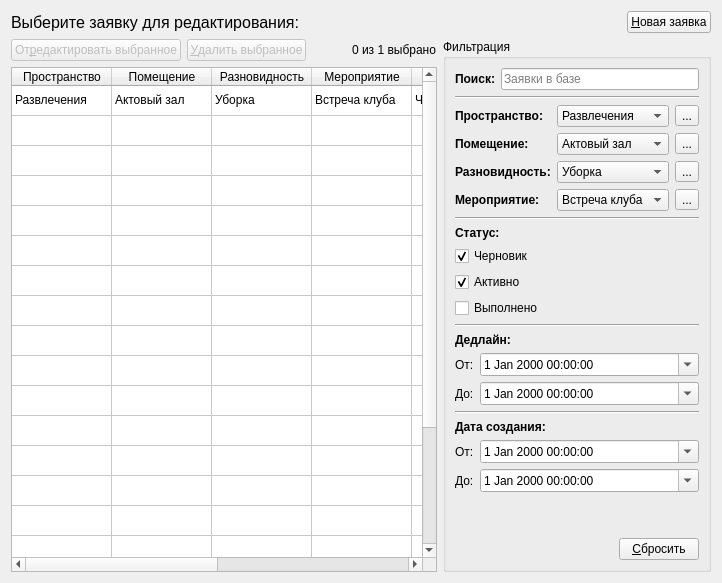
      <widget class="QWidget" name="requestsTab">
       <attribute name="icon">
        <iconset>
         <normaloff>resourses/work.png</normaloff>resourses/work.png</iconset>
       </attribute>
       <attribute name="title">
        <string>&amp;Заявки</string>
       </attribute>
       <layout class="QGridLayout" name="gridLayout">
        <item row="0" column="0">
         <layout class="QHBoxLayout" name="horizontalLayout_14">
          <item>
           <widget class="QLabel" name="label_6">
            <property name="font">
             <font>
              <pointsize>12</pointsize>
             </font>
            </property>
            <property name="text">
             <string>Выберите заявку для редактирования:</string>
            </property>
           </widget>
          </item>
          <item>
           <spacer name="horizontalSpacer_5">
            <property name="orientation">
             <enum>Qt::Horizontal</enum>
            </property>
            <property name="sizeHint" stdset="0">
             <size>
              <width>40</width>
              <height>20</height>
             </size>
            </property>
           </spacer>
          </item>
          <item>
           <widget class="QPushButton" name="pushButton_4">
            <property name="text">
             <string>&amp;Новая заявка</string>
            </property>
            <property name="icon">
             <iconset>
              <normaloff>resourses/create.png</normaloff>resourses/create.png</iconset>
            </property>
           </widget>
          </item>
         </layout>
        </item>
        <item row="2" column="0">
         <layout class="QHBoxLayout" name="horizontalLayout_8">
          <item>
           <layout class="QVBoxLayout" name="verticalLayout_6">
            <item>
             <layout class="QHBoxLayout" name="horizontalLayout_9">
              <item>
               <widget class="QPushButton" name="pushButton_5">
                <property name="enabled">
                 <bool>false</bool>
                </property>
                <property name="text">
                 <string>От&amp;редактировать выбранное</string>
                </property>
                <property name="icon">
                 <iconset>
                  <normaloff>resourses/edit.png</normaloff>resourses/edit.png</iconset>
                </property>
               </widget>
              </item>
              <item>
               <widget class="QPushButton" name="pushButton_6">
                <property name="enabled">
                 <bool>false</bool>
                </property>
                <property name="text">
                 <string>&amp;Удалить выбранное</string>
                </property>
                <property name="icon">
                 <iconset>
                  <normaloff>resourses/delete.png</normaloff>resourses/delete.png</iconset>
                </property>
               </widget>
              </item>
              <item>
               <spacer name="horizontalSpacer_3">
                <property name="orientation">
                 <enum>Qt::Horizontal</enum>
                </property>
                <property name="sizeHint" stdset="0">
                 <size>
                  <width>40</width>
                  <height>20</height>
                 </size>
                </property>
               </spacer>
              </item>
              <item>
               <widget class="QLabel" name="label_16">
                <property name="text">
                 <string>0 из 1 выбрано</string>
                </property>
               </widget>
              </item>
             </layout>
            </item>
            <item>
             <widget class="QTableWidget" name="tableWidget_2">
              <property name="selectionMode">
               <enum>QAbstractItemView::SingleSelection</enum>
              </property>
              <property name="selectionBehavior">
               <enum>QAbstractItemView::SelectRows</enum>
              </property>
              <property name="sortingEnabled">
               <bool>true</bool>
              </property>
              <attribute name="horizontalHeaderCascadingSectionResizes">
               <bool>true</bool>
              </attribute>
              <attribute name="horizontalHeaderShowSortIndicator" stdset="0">
               <bool>true</bool>
              </attribute>
              <attribute name="horizontalHeaderStretchLastSection">
               <bool>true</bool>
              </attribute>
              <attribute name="verticalHeaderVisible">
               <bool>false</bool>
              </attribute>
              <row>
               <property name="text">
                <string/>
               </property>
              </row>
              <row>
               <property name="text">
                <string/>
               </property>
              </row>
              <row>
               <property name="text">
                <string/>
               </property>
              </row>
              <row>
               <property name="text">
                <string/>
               </property>
              </row>
              <row>
               <property name="text">
                <string/>
               </property>
              </row>
              <row>
               <property name="text">
                <string/>
               </property>
              </row>
              <row>
               <property name="text">
                <string/>
               </property>
              </row>
              <row>
               <property name="text">
                <string/>
               </property>
              </row>
              <row>
               <property name="text">
                <string/>
               </property>
              </row>
              <row>
               <property name="text">
                <string/>
               </property>
              </row>
              <row>
               <property name="text">
                <string/>
               </property>
              </row>
              <row>
               <property name="text">
                <string/>
               </property>
              </row>
              <row>
               <property name="text">
                <string/>
               </property>
              </row>
              <row>
               <property name="text">
                <string/>
               </property>
              </row>
              <row>
               <property name="text">
                <string/>
               </property>
              </row>
              <row>
               <property name="text">
                <string/>
               </property>
              </row>
              <row>
               <property name="text">
                <string/>
               </property>
              </row>
              <row>
               <property name="text">
                <string/>
               </property>
              </row>
              <row>
               <property name="text">
                <string/>
               </property>
              </row>
              <row>
               <property name="text">
                <string/>
               </property>
              </row>
              <column>
               <property name="text">
                <string>Пространство</string>
               </property>
              </column>
              <column>
               <property name="text">
                <string>Помещение</string>
               </property>
              </column>
              <column>
               <property name="text">
                <string>Разновидность</string>
               </property>
              </column>
              <column>
               <property name="text">
                <string>Мероприятие</string>
               </property>
              </column>
              <column>
               <property name="text">
                <string>Статус</string>
               </property>
              </column>
              <column>
               <property name="text">
                <string>Дедлайн</string>
               </property>
              </column>
              <column>
               <property name="text">
                <string>Дата создания</string>
               </property>
              </column>
              <column>
               <property name="text">
                <string>Описание</string>
               </property>
              </column>
              <item row="0" column="0">
               <property name="text">
                <string>Развлечения</string>
               </property>
              </item>
              <item row="0" column="1">
               <property name="text">
                <string>Актовый зал</string>
               </property>
              </item>
              <item row="0" column="2">
               <property name="text">
                <string>Уборка</string>
               </property>
              </item>
              <item row="0" column="3">
               <property name="text">
                <string>Встреча клуба</string>
               </property>
              </item>
              <item row="0" column="4">
               <property name="text">
                <string>Черновик</string>
               </property>
              </item>
              <item row="0" column="5">
               <property name="text">
                <string>23.11.2023</string>
               </property>
              </item>
             </widget>
            </item>
           </layout>
          </item>
          <item>
           <widget class="QGroupBox" name="groupBox_2">
            <property name="sizePolicy">
             <sizepolicy hsizetype="Maximum" vsizetype="Expanding">
              <horstretch>0</horstretch>
              <verstretch>0</verstretch>
             </sizepolicy>
            </property>
            <property name="title">
             <string>Фильтрация</string>
            </property>
            <layout class="QVBoxLayout" name="verticalLayout_9">
             <item>
              <layout class="QHBoxLayout" name="horizontalLayout_15">
               <item>
                <widget class="QLabel" name="label_18">
                 <property name="font">
                  <font>
                   <bold>true</bold>
                  </font>
                 </property>
                 <property name="text">
                  <string>Поиск:</string>
                 </property>
                </widget>
               </item>
               <item>
                <widget class="QLineEdit" name="lineEdit_2">
                 <property name="text">
                  <string/>
                 </property>
                 <property name="placeholderText">
                  <string>Заявки в базе</string>
                 </property>
                 <property name="clearButtonEnabled">
                  <bool>true</bool>
                 </property>
                </widget>
               </item>
              </layout>
             </item>
             <item>
              <widget class="Line" name="line_4">
               <property name="orientation">
                <enum>Qt::Horizontal</enum>
               </property>
              </widget>
             </item>
             <item>
              <layout class="QFormLayout" name="formLayout_2">
               <item row="0" column="0">
                <widget class="QLabel" name="label_17">
                 <property name="font">
                  <font>
                   <bold>true</bold>
                  </font>
                 </property>
                 <property name="text">
                  <string>Пространство:</string>
                 </property>
                </widget>
               </item>
               <item row="0" column="1">
                <layout class="QHBoxLayout" name="horizontalLayout_4">
                 <item>
                  <widget class="QComboBox" name="comboBox">
                   <item>
                    <property name="text">
                     <string>Развлечения</string>
                    </property>
                   </item>
                  </widget>
                 </item>
                 <item>
                  <widget class="QToolButton" name="toolButton_6">
                   <property name="text">
                    <string>...</string>
                   </property>
                   <property name="icon">
                    <iconset>
                     <normaloff>resourses/question.png</normaloff>resourses/question.png</iconset>
                   </property>
                  </widget>
                 </item>
                </layout>
               </item>
               <item row="1" column="0">
                <widget class="QLabel" name="label_7">
                 <property name="font">
                  <font>
                   <bold>true</bold>
                  </font>
                 </property>
                 <property name="text">
                  <string>Помещение:</string>
                 </property>
                </widget>
               </item>
               <item row="1" column="1">
                <layout class="QHBoxLayout" name="horizontalLayout_11">
                 <item>
                  <widget class="QComboBox" name="comboBox_6">
                   <item>
                    <property name="text">
                     <string>Актовый зал</string>
                    </property>
                   </item>
                  </widget>
                 </item>
                 <item>
                  <widget class="QToolButton" name="toolButton_4">
                   <property name="text">
                    <string>...</string>
                   </property>
                   <property name="icon">
                    <iconset>
                     <normaloff>resourses/maximize.png</normaloff>resourses/maximize.png</iconset>
                   </property>
                  </widget>
                 </item>
                </layout>
               </item>
               <item row="2" column="0">
                <widget class="QLabel" name="label_4">
                 <property name="font">
                  <font>
                   <bold>true</bold>
                  </font>
                 </property>
                 <property name="text">
                  <string>Разновидность:</string>
                 </property>
                </widget>
               </item>
               <item row="2" column="1">
                <layout class="QHBoxLayout" name="horizontalLayout_10">
                 <item>
                  <widget class="QComboBox" name="comboBox_5">
                   <item>
                    <property name="text">
                     <string>Уборка</string>
                    </property>
                   </item>
                  </widget>
                 </item>
                 <item>
                  <widget class="QToolButton" name="toolButton_3">
                   <property name="text">
                    <string>...</string>
                   </property>
                   <property name="icon">
                    <iconset>
                     <normaloff>resourses/maximize.png</normaloff>resourses/maximize.png</iconset>
                   </property>
                  </widget>
                 </item>
                </layout>
               </item>
               <item row="3" column="0">
                <widget class="QLabel" name="label_8">
                 <property name="font">
                  <font>
                   <bold>true</bold>
                  </font>
                 </property>
                 <property name="text">
                  <string>Мероприятие:</string>
                 </property>
                </widget>
               </item>
               <item row="3" column="1">
                <layout class="QHBoxLayout" name="horizontalLayout_13">
                 <item>
                  <widget class="QComboBox" name="comboBox_7">
                   <item>
                    <property name="text">
                     <string>Встреча клуба</string>
                    </property>
                   </item>
                  </widget>
                 </item>
                 <item>
                  <widget class="QToolButton" name="toolButton_5">
                   <property name="text">
                    <string>...</string>
                   </property>
                   <property name="icon">
                    <iconset theme="0">
                     <normaloff>resourses/maximize.png</normaloff>resourses/maximize.png</iconset>
                   </property>
                  </widget>
                 </item>
                </layout>
               </item>
              </layout>
             </item>
             <item>
              <widget class="Line" name="line">
               <property name="orientation">
                <enum>Qt::Horizontal</enum>
               </property>
              </widget>
             </item>
             <item>
              <widget class="QLabel" name="label_9">
               <property name="font">
                <font>
                 <bold>true</bold>
                </font>
               </property>
               <property name="text">
                <string>Статус:</string>
               </property>
              </widget>
             </item>
             <item>
              <widget class="QCheckBox" name="checkBox_3">
               <property name="text">
                <string>Черновик</string>
               </property>
               <property name="checked">
                <bool>true</bool>
               </property>
              </widget>
             </item>
             <item>
              <widget class="QCheckBox" name="checkBox_2">
               <property name="text">
                <string>Активно</string>
               </property>
               <property name="checked">
                <bool>true</bool>
               </property>
              </widget>
             </item>
             <item>
              <widget class="QCheckBox" name="checkBox_4">
               <property name="text">
                <string>Выполнено</string>
               </property>
              </widget>
             </item>
             <item>
              <widget class="Line" name="line_2">
               <property name="orientation">
                <enum>Qt::Horizontal</enum>
               </property>
              </widget>
             </item>
             <item>
              <widget class="QLabel" name="label_10">
               <property name="font">
                <font>
                 <bold>true</bold>
                </font>
               </property>
               <property name="text">
                <string>Дедлайн:</string>
               </property>
              </widget>
             </item>
             <item>
              <layout class="QFormLayout" name="formLayout_3">
               <item row="0" column="0">
                <widget class="QLabel" name="label_11">
                 <property name="text">
                  <string>От:</string>
                 </property>
                </widget>
               </item>
               <item row="0" column="1">
                <widget class="QDateTimeEdit" name="dateTimeEdit">
                 <property name="calendarPopup">
                  <bool>true</bool>
                 </property>
                </widget>
               </item>
               <item row="1" column="1">
                <widget class="QDateTimeEdit" name="dateTimeEdit_2">
                 <property name="calendarPopup">
                  <bool>true</bool>
                 </property>
                </widget>
               </item>
               <item row="1" column="0">
                <widget class="QLabel" name="label_12">
                 <property name="text">
                  <string>До:</string>
                 </property>
                </widget>
               </item>
              </layout>
             </item>
             <item>
              <widget class="Line" name="line_3">
               <property name="orientation">
                <enum>Qt::Horizontal</enum>
               </property>
              </widget>
             </item>
             <item>
              <widget class="QLabel" name="label_13">
               <property name="font">
                <font>
                 <bold>true</bold>
                </font>
               </property>
               <property name="text">
                <string>Дата создания:</string>
               </property>
              </widget>
             </item>
             <item>
              <layout class="QFormLayout" name="formLayout_4">
               <item row="1" column="0">
                <widget class="QLabel" name="label_14">
                 <property name="text">
                  <string>До:</string>
                 </property>
                </widget>
               </item>
               <item row="0" column="0">
                <widget class="QLabel" name="label_15">
                 <property name="text">
                  <string>От:</string>
                 </property>
                </widget>
               </item>
               <item row="0" column="1">
                <widget class="QDateTimeEdit" name="dateTimeEdit_3">
                 <property name="calendarPopup">
                  <bool>true</bool>
                 </property>
                </widget>
               </item>
               <item row="1" column="1">
                <widget class="QDateTimeEdit" name="dateTimeEdit_4">
                 <property name="calendarPopup">
                  <bool>true</bool>
                 </property>
                </widget>
               </item>
              </layout>
             </item>
             <item>
              <spacer name="verticalSpacer_2">
               <property name="orientation">
                <enum>Qt::Vertical</enum>
               </property>
               <property name="sizeHint" stdset="0">
                <size>
                 <width>20</width>
                 <height>40</height>
                </size>
               </property>
              </spacer>
             </item>
             <item>
              <layout class="QHBoxLayout" name="horizontalLayout_12">
               <item>
                <spacer name="horizontalSpacer_4">
                 <property name="orientation">
                  <enum>Qt::Horizontal</enum>
                 </property>
                 <property name="sizeHint" stdset="0">
                  <size>
                   <width>40</width>
                   <height>20</height>
                  </size>
                 </property>
                </spacer>
               </item>
               <item>
                <widget class="QPushButton" name="pushButton_7">
                 <property name="text">
                  <string>&amp;Сбросить</string>
                 </property>
                </widget>
               </item>
              </layout>
             </item>
            </layout>
           </widget>
          </item>
         </layout>
        </item>
       </layout>
      </widget>
